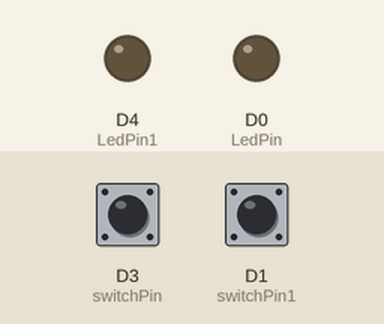
The sketch below on a simulated ESP8266 (NodeMCU). Shown: output pins drawn as LEDs (lit = HIGH). The inputs (shaded band) are chosen by the test bench; at power-on: D3 (switchPin) HIGH, D1 (switchPin1) HIGH.

Above: at 1.2 s.
1.3 s: D3 (switchPin) pulled LOW for 0.15 s
At 1.37 s:
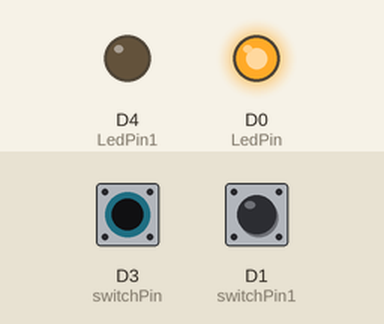
2.9 s: D1 (switchPin1) pulled LOW for 0.15 s
At 2.97 s:
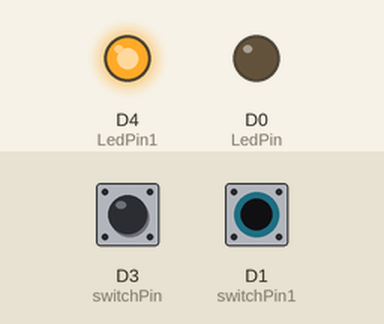
4.5 s: D1 (switchPin1) pulled LOW for 3.2 s
At 8.2 s:
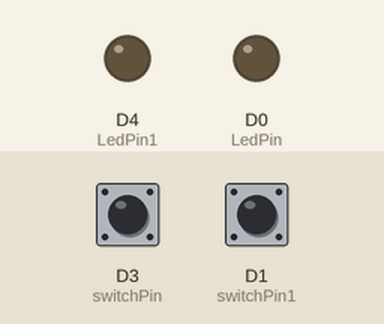
9.2 s: D3 (switchPin) pulled LOW for 3.2 s
At 10.6 s:
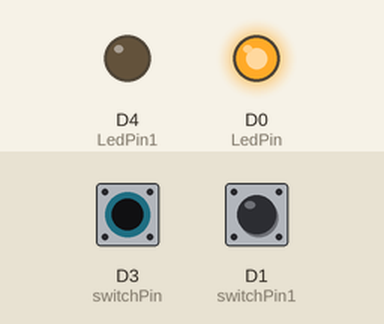
13.9 s: D3 (switchPin) driven LOW and D1 (switchPin1) driven LOW
At 15.3 s:
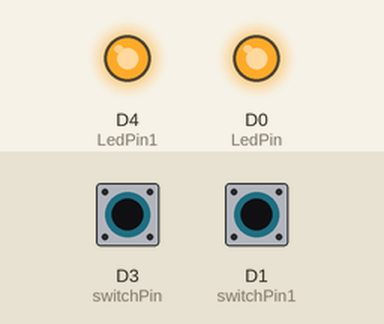
Timing chart, 0 to 16.4 s (numbered marks = the images above; inputs shaded):
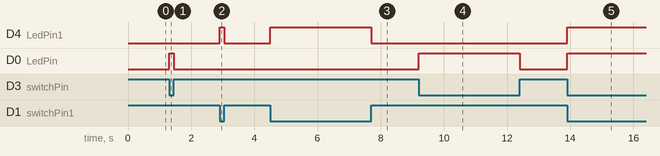

The sketch:

sketch_may14a.ino
```cpp
int switchPin=D3;
int switchPin1=D1;
int LedPin=D0;
int LedPin1=D4;
int switchValue;
int switchValue1;
void setup()
{
  pinMode(LedPin, OUTPUT);
  pinMode(LedPin1, OUTPUT);
  pinMode(switchPin,INPUT_PULLUP);
  pinMode(switchPin1,INPUT_PULLUP);
}
void loop()
{
  //read the switch value
  switchValue=digitalRead(switchPin);
  switchValue1=digitalRead(switchPin1);
  digitalWrite(LedPin,!switchValue);
  digitalWrite(LedPin1,!switchValue1);
}
```

Measured:
- after the input at 1.3 s, D0 (LedPin): LOW → HIGH at once, → LOW 0.15 s later
- after the input at 2.9 s, D4 (LedPin1): LOW → HIGH at once, → LOW 0.15 s later
- after the input at 4.5 s, D4 (LedPin1): LOW → HIGH at once, → LOW 3.2 s later
- after the input at 9.2 s, D0 (LedPin): LOW → HIGH at once, → LOW 3.2 s later
- after the input at 13.9 s, D4 (LedPin1), D0 (LedPin): LOW → HIGH at once
